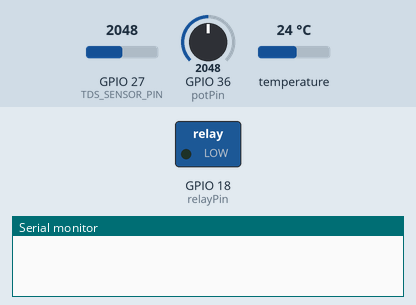
The sketch below on a simulated ESP32. Shown: switched loads named in the sketch (green lamp = pin HIGH), the last lines printed to the serial monitor. The inputs (shaded band) are chosen by the test bench; at power-on: temperature 24 °C, GPIO 27 (TDS_SENSOR_PIN) = 2048, GPIO 36 (potPin) = 2048. WiFi joins after 1.5 s; servers stay silent unless stated.

Above: at 4.0 s.
4.1 s: temperature set to 25.5 °C
At 5.0 s:
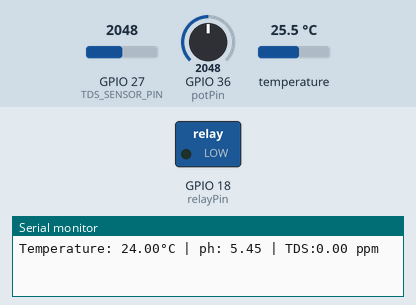
9.6 s: temperature set to 12 °C
At 14.1 s:
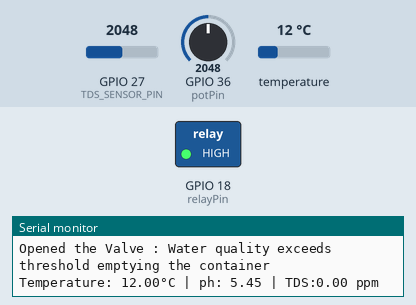
14.4 s: temperature set to 28 °C
At 17.1 s:
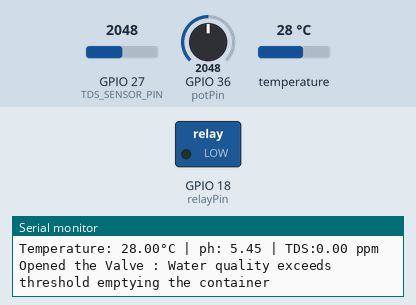
18.2 s: temperature set to 19 °C
At 21.1 s:
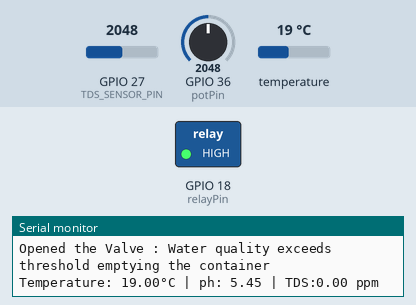
Timing chart, 0 to 22.6 s (numbered marks = the images above; inputs shaded):
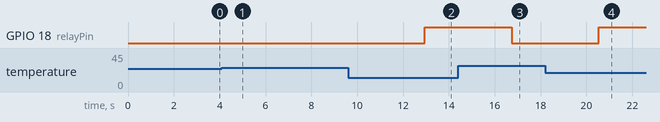

Measured:
- after the input at 4.1 s, GPIO 18 (relayPin): stays LOW (without the input it goes to HIGH after 1.2 s)
- after the input at 9.6 s, GPIO 18 (relayPin): LOW → HIGH after 3.3 s
- after the input at 14.4 s, GPIO 18 (relayPin): HIGH → LOW after 2.3 s
- after the input at 18.2 s, GPIO 18 (relayPin): LOW → HIGH after 2.3 s

The sketch:

code.ino
```cpp
#include <OneWire.h>
#include <DallasTemperature.h>
#include <WiFi.h>
#include <WiFiClient.h>
#include <BlynkSimpleEsp32.h>


#define BLYNK_TEMPLATE_ID "---------------------" // Put your Template ID here
#define BLYNK_TEMPLATE_NAME "--------------------------" // Put your template name here
#define BLYNK_AUTH_TOKEN "-----------------" // Put your Blynk Auth Token here

#define BLYNK_PRINT Serial

char auth[] = BLYNK_AUTH_TOKEN;
BlynkTimer timer;


#define TDS_SENSOR_PIN 27
#define VREF 3.3
#define SCOUNT 30
int analogBuffer[SCOUNT];
int analogBufferTemp[SCOUNT];
int analogBufferIndex = 0;
int copyIndex = 0;
float averageVoltage = 0;
float tdsValue = 0;
float temperature = 0;
float phValue = 0;

const char *ssid = "----"; // Enter your WiFi Name
const char *password = "----"; // Enter your WiFi Password

const int potPin = A0;
#define ONE_WIRE_BUS 4
const int relayPin = 18;

#define TDS_THRESHOLD 800
#define TMP_THRESHOLD 25
#define PH_THRESHOLD 7

OneWire oneWire(ONE_WIRE_BUS);
DallasTemperature sensors(&oneWire);

void myTimer()
{
    sensors.requestTemperatures();
    temperature = sensors.getTempCByIndex(0);

    phValue = readPH();

    analogBuffer[analogBufferIndex] = analogRead(TDS_SENSOR_PIN);
    analogBufferIndex++;
    if (analogBufferIndex == SCOUNT)
    {
        analogBufferIndex = 0;
    }

    for (copyIndex = 0; copyIndex < SCOUNT; copyIndex++)
    {
        analogBufferTemp[copyIndex] = analogBuffer[copyIndex];

        averageVoltage = getMedianNum(analogBufferTemp, SCOUNT) * (float)VREF / 4096.0;

        float compensationCoefficient = 1.0 + 0.02 * (temperature - 25.0);
        float compensationVoltage = averageVoltage / compensationCoefficient;

        tdsValue = (133.42 * compensationVoltage * compensationVoltage * compensationVoltage - 255.86 * compensationVoltage * compensationVoltage + 857.39 * compensationVoltage) * 0.5;
    }

    Blynk.virtualWrite(V4, temperature);
    Blynk.virtualWrite(V0, phValue);
    Blynk.virtualWrite(V27, tdsValue);
}

void setup()
{
    Serial.begin(115200);
    pinMode(relayPin, OUTPUT);
    pinMode(potPin, INPUT);
    pinMode(TDS_SENSOR_PIN, INPUT);
    delay(1000);
    sensors.begin();
    Blynk.begin(auth, ssid, password);
    timer.setInterval(1000L, myTimer);
}

void loop()
{
    Blynk.run();
    timer.run();
    sensors.requestTemperatures();
    temperature = sensors.getTempCByIndex(0);

    phValue = readPH();

    static unsigned long analogSampleTimepoint = millis();
    if (millis() - analogSampleTimepoint > 40U)
    {
        analogSampleTimepoint = millis();
        analogBuffer[analogBufferIndex] = analogRead(TDS_SENSOR_PIN);
        analogBufferIndex++;
        if (analogBufferIndex == SCOUNT)
        {
            analogBufferIndex = 0;
        }
    }

    static unsigned long printTimepoint = millis();
    if (millis() - printTimepoint > 800U)
    {
        printTimepoint = millis();
        for (copyIndex = 0; copyIndex < SCOUNT; copyIndex++)
        {
            analogBufferTemp[copyIndex] = analogBuffer[copyIndex];

            averageVoltage = getMedianNum(analogBufferTemp, SCOUNT) * (float)VREF / 4096.0;

            float compensationCoefficient = 1.0 + 0.02 * (temperature - 25.0);
            float compensationVoltage = averageVoltage / compensationCoefficient;

            tdsValue = (133.42 * compensationVoltage * compensationVoltage * compensationVoltage - 255.86 * compensationVoltage * compensationVoltage + 857.39 * compensationVoltage) * 0.5;
        }
    }

    Serial.print("Temperature: ");
    Serial.print(temperature);
    Serial.print("°C | ph: ");
    Serial.print(phValue);
    Serial.print(" | TDS:");
    Serial.print(tdsValue);
    Serial.println(" ppm");

    Blynk.run();
    timer.run();

    if (tdsValue > TDS_THRESHOLD || temperature > TMP_THRESHOLD || phValue > PH_THRESHOLD)
    {
        digitalWrite(relayPin, LOW);
        Serial.println("Opened the Valve : Water quality exceeds threshold emptying the container");
        if (tdsValue > TDS_THRESHOLD)
        {
            Blynk.logEvent("alert_water_quality", String("TDS Crossed the Threshold Value! TDS: ") + tdsValue);
        }
        else if (temperature > TMP_THRESHOLD)
        {
            Blynk.logEvent("alert_water_quality", String("Temperature Crossed the Threshold Value! Temp: ") + temperature + String(" °C"));
        }
    }
    else
    {
        digitalWrite(relayPin, HIGH);
    }
}

float readPH()
{
    float Value = analogRead(potPin);
    float voltage = Value * (3.3 / 4095.0);
    float ph = (3.3 * voltage);
    delay(500);
    return ph;
}

int getMedianNum(int bArray[], int iFilterLen)
{
    int bTab[iFilterLen];
    for (byte i = 0; i < iFilterLen; i++)
        bTab[i] = bArray[i];
    int i, j, bTemp;
    for (j = 0; j < iFilterLen - 1; j++)
    {
        for (i = 0; i < iFilterLen - j - 1; i++)
        {
            if (bTab[i] > bTab[i + 1])
            {
                bTemp = bTab[i];
                bTab[i] = bTab[i + 1];
                bTab[i + 1] = bTemp;
            }
        }
    }
    if ((iFilterLen & 1) > 0)
    {
        bTemp = bTab[(iFilterLen - 1) / 2];
    }
    else
    {
        bTemp = (bTab[iFilterLen / 2] + bTab[iFilterLen / 2 - 1]) / 2;
    }
    return bTemp;
}
```
